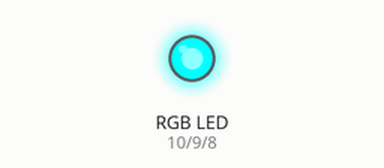
Bench run of a sketch on a simulated Arduino Uno, built with avr-gcc and run on an emulated ATmega328P. On the bench: an RGB LED mixed from three pins (HIGH = lit).

Above: at 0.5 s.
At 1.5 s:
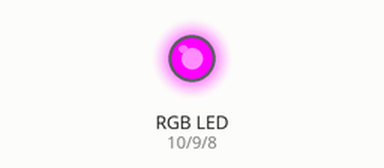
At 3.5 s:
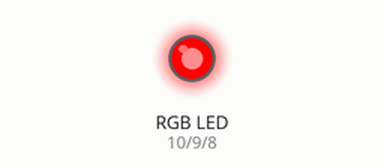
At 4.5 s:
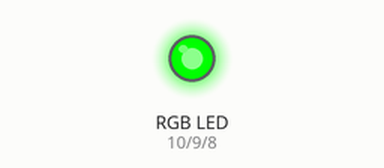
At 8.5 s:
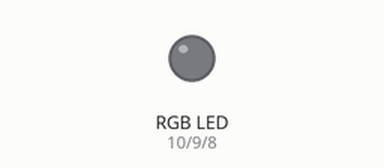
At 13.5 s:
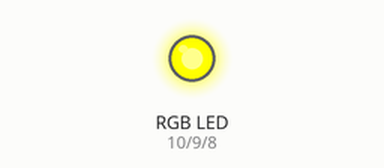
Timing chart, 0 to 14.3 s (numbered marks = the images above):
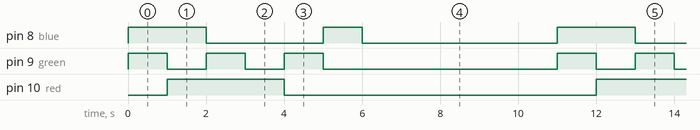

The sketch:

rgb.ino
```cpp
int red=10,green=9,blue=8;

void setup(){
  pinMode(red,OUTPUT);
  pinMode(green,OUTPUT);
  pinMode(blue,OUTPUT);
}

void loop(){

  fn(255,0,0);
  delay(1000);
  fn(0,255,0);
  delay(1000);
  fn(0,0,255);
  delay(1000);


  fn(0,255,255);
  delay(1000);
  fn(255,0,255);
  delay(1000);
  fn(255,255,0);
  delay(1000);

  fn(255,255,255);
  delay(5000);

}

void fn(int r,int g,int b){
  r=255-r;
  g=255-g;
  b=255-b;

  analogWrite(red,r);
  analogWrite(green,g);
  analogWrite(blue,b);
  }
```

Measured:
- by itself, pin 8 (blue): repeats every 11.0 s: LOW 3.0 s, HIGH 1.0 s, LOW 5.0 s, HIGH 2.0 s
- by itself, pin 9 (green): repeats every 11.0 s: 2 × (LOW 1.0 s, HIGH 1.0 s), LOW 6.0 s, HIGH 1.0 s
- by itself, pin 10 (red): alternates HIGH for 3.0 s and LOW for 8.0 s
